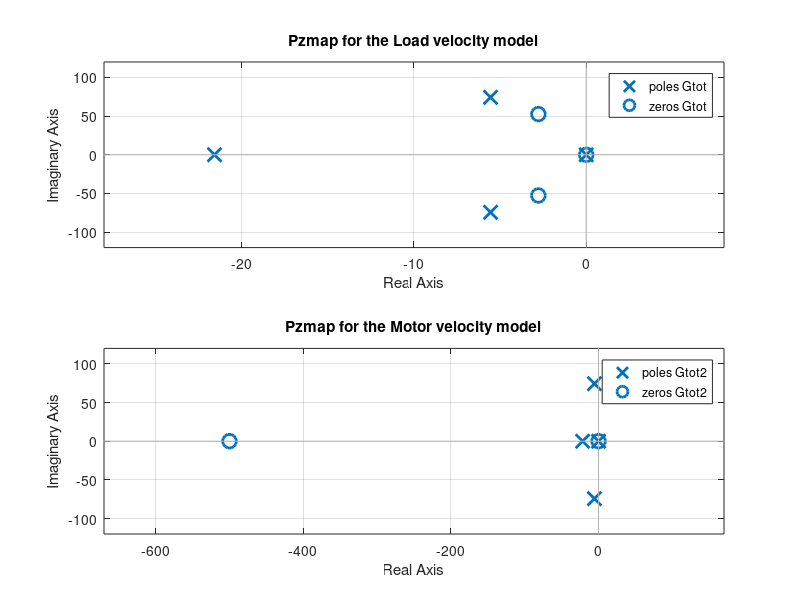
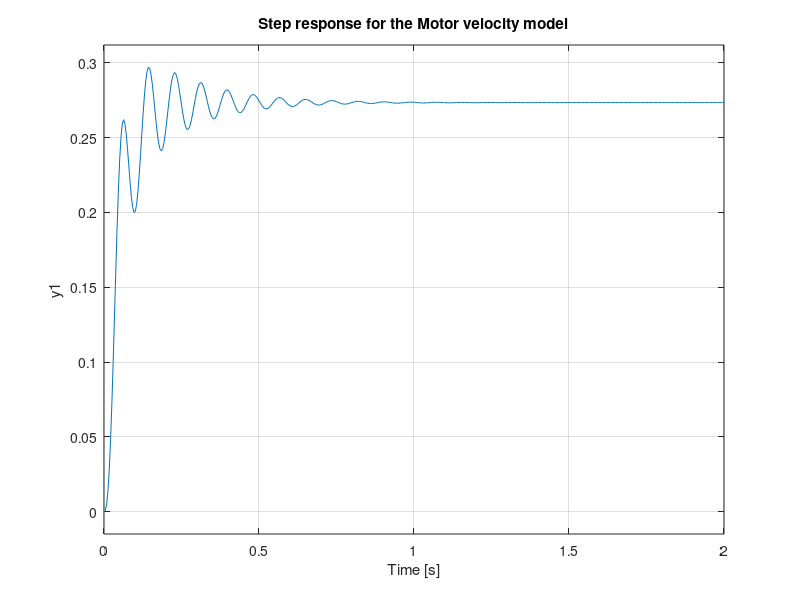
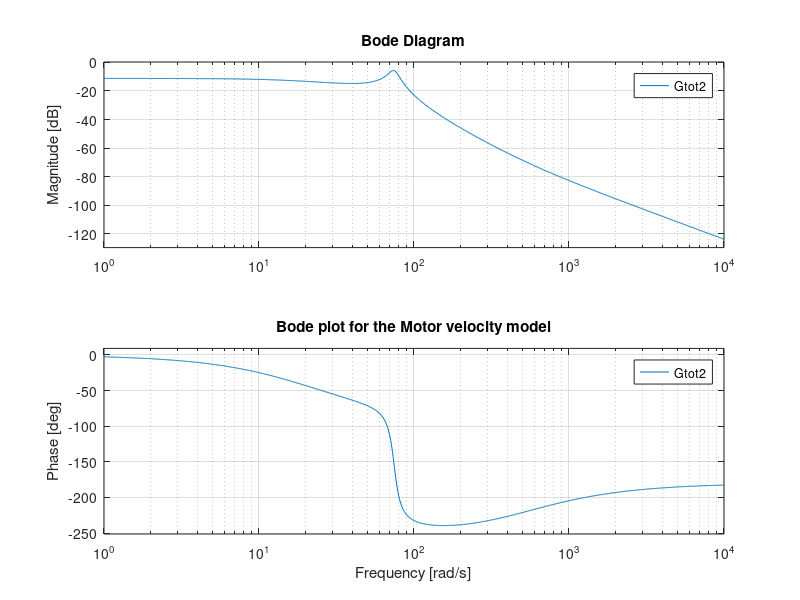

Write MATLAB code to recreate these figures, in order.
clear all, close all; clc;
%% Define parameters
n = 5; %Gearbox ratio
J1 = 1.8e-5; %Load inertia 1
J2 = 1.8e-5; %Load inertia 2
Vmax = 24; %Supply voltage
Vmin = -24; %Supply voltage
Imax = 430e-3; %Maximum current
sim_V = Vmax;

% Motor parameters
R = 112; % Terminal resistance [Ohm]
L = 11.4e-3;    % Terminal inductance [H]
dm = 3.8e-6; %Viscous friction in brushes
kt = 69.7e-3;    % Torque constant [Nm/A]
J_m = 7.46e-7;  % Rotor inertia
kemf = 60/(2*pi*137);

s = tf('s');

Gm = 0.0697/(0.0002448*s+0.005284)

%% TASK 5

kf = 0.05; %[Nm/rad]
df = 0.0001; %[Nms/rad]

A = [zeros(2) eye(2);-[kf/J1 -kf/J1;-kf/J2 kf/J2] -[df/J1 -df/J1;-df/J2 df/J2]];
B = [0 0 J_m/J1 0]';
C = [0 0 1 0];

C2 = [0 0 0 1];



[num, den] = ss2tf(A, B, C, 0, 1);
[num2, den2] = ss2tf(A, B, C2, 0, 1);

Gs=tf(num, den); 
Gs2 = tf(num2, den2);

s = tf('s');

Gtot = tf(Gs * s * Gm); % Transfer for load velocity
Gtot2 = tf(Gs2 * s * Gm); % Transfer for motor velocity

%1
[A2, B2, C2, D2] = tf2ss(Gtot.num{1},Gtot.den{1});

%2
figure
subplot(2,1,1)
pzmap(Gtot)
title('Pzmap for the Load velocity model')
% figure
subplot(2,1,2)
pzmap(Gtot2)
title('Pzmap for the Motor velocity model')
%3
figure
subplot(2,1,1)
step(Gtot) %Load
title('Step response for the Load velocity model')
% figure
subplot(2,1,2)
step(Gtot2) %Motor
title('Step response for the Motor velocity model')
figure
subplot(2,1,1)
bode(Gtot)
title('Bode plot for the Load velocity model')
% figure
subplot(2,1,2)
bode(Gtot2)
title('Bode plot for the Motor velocity model')

%4
%See above







